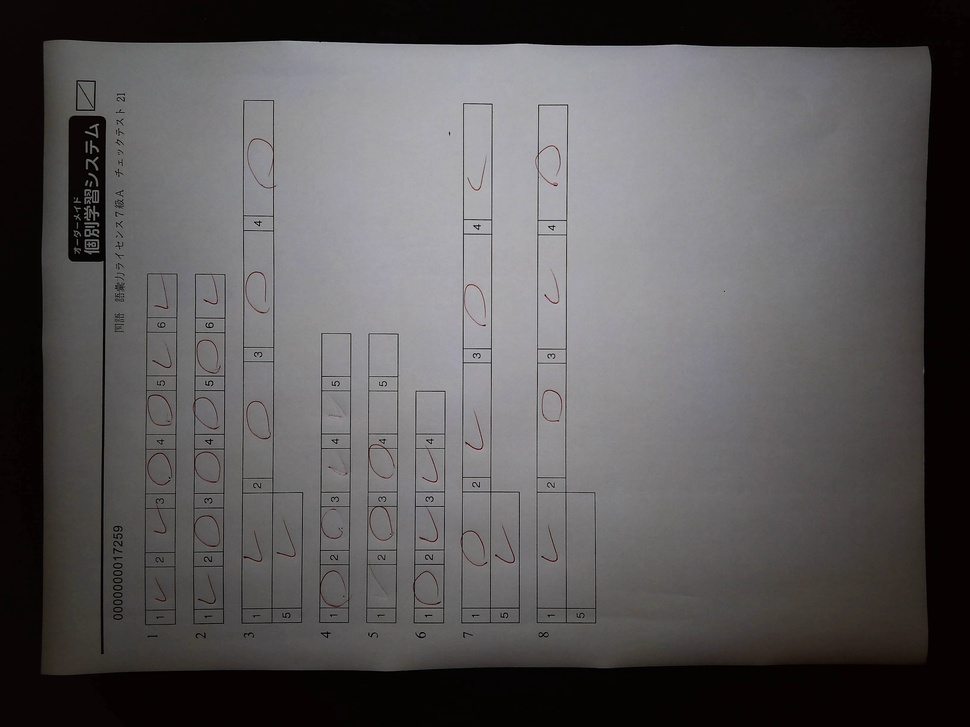
#> input picture problem1-data/input2.jpg, 970 x 727 px, shrunk from 3264 x 2448 before the run
$ python -i problem1.py   (imports and definitions only)
#> lines starting #> are read from the running program, lines starting #| are printed output that depends on the picture; after the words box and inside, x2 and y2 are one past the last pixel; in counts of white or black regions, pixels touching at a corner belong together
#> further down, picture is the input picture: shape (727, 970, 3); mean B, G, R 89, 88.3, 90.4
import cv2
import matplotlib.pyplot as plt
from numpy import ndarray


# [23 lines left out: function read_image, not called in this run]

def process_image(image: ndarray) -> ndarray:
    '''
    process_image(image)
    Processing the image, including 3 steps:
    - Convert image from BGR to gray.
    - Blur image.
    - Apply threshold.
    -------------
    Parameters
    -------------
    image: ndarray
        `image` refers to the image that needs processing.
    -------------
    Return
    -------------
    ndarray
        Ndarray formatted image that is processed (gray -> blur -> thresh).
    '''
    img_grey = cv2.cvtColor(image, cv2.COLOR_BGR2GRAY)
    blurred = cv2.GaussianBlur(img_grey, (7, 7), 0)
    thresh = cv2.adaptiveThreshold(
            blurred,
            255,
	        cv2.ADAPTIVE_THRESH_GAUSSIAN_C,
            cv2.THRESH_BINARY_INV, 21, 6
    )
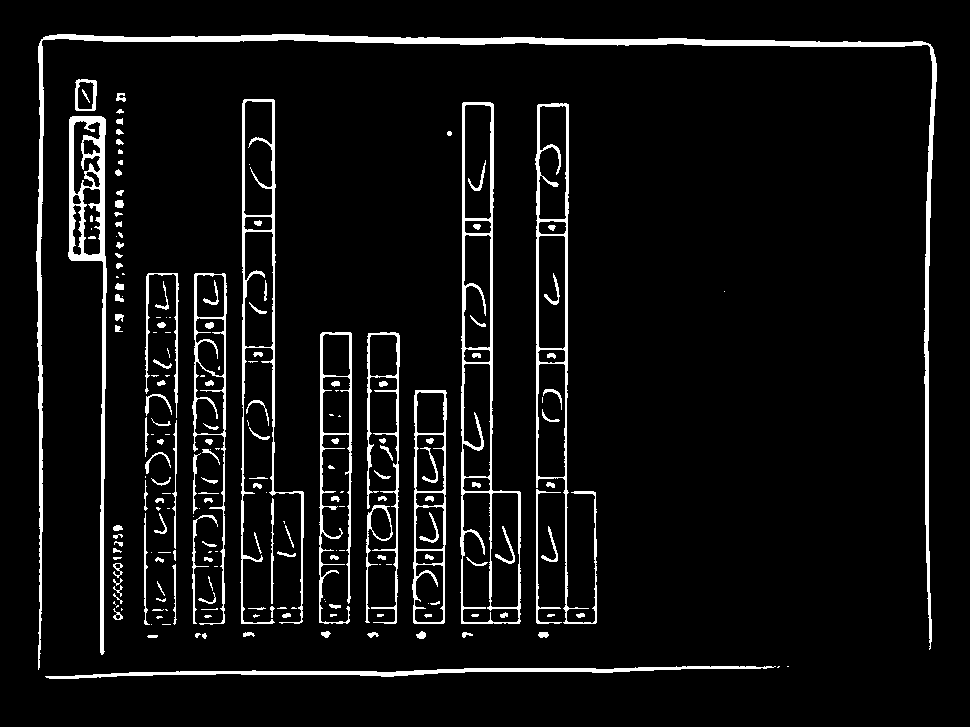
#> thresh: shape (727, 970); 6.3% white; 210 white regions (69 under 20 px), largest, box (x1, y1, x2, y2) and area: (36, 34, 937, 670) 10016, (460, 102, 521, 624) 4364, (68, 116, 107, 655) 4240
    return thresh

# [194 lines left out: functions find_contours, find_all_coordinates, find_crop_coordinates, horizontal_detect, vertical_detect, get_result, not called in this run]

# [11 lines not run here, left out]

>>> import cv2
>>> picture = cv2.imread('problem1-data/input2.jpg')
>>> result = process_image(picture)

$ run again, on problem1-data/input3.jpg
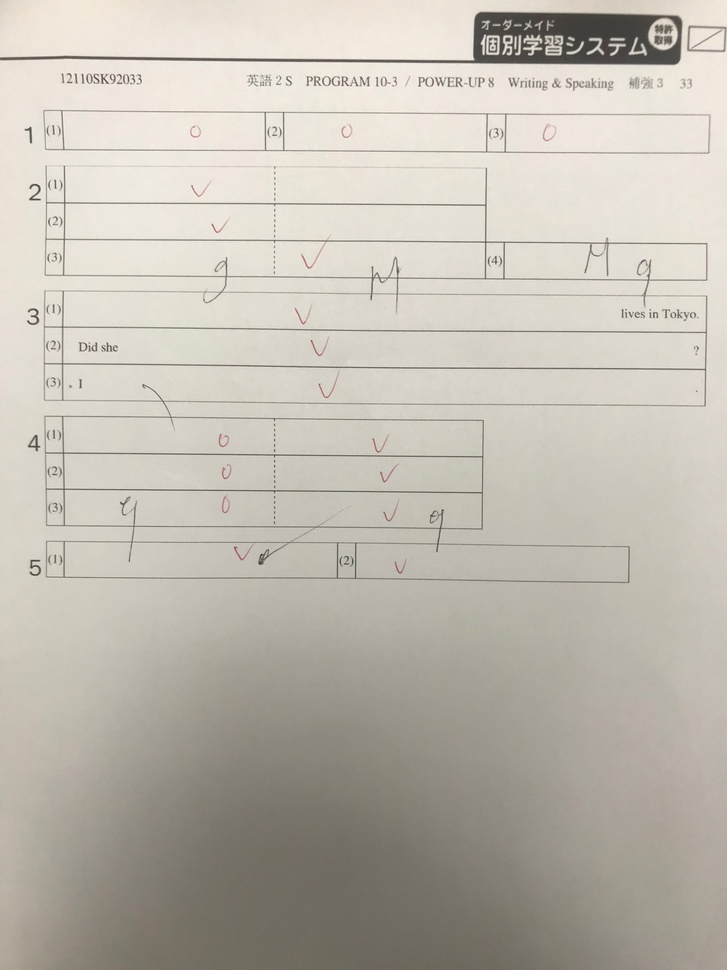
#> input picture problem1-data/input3.jpg, 727 x 970 px, shrunk from 1536 x 2048 before the run
#> picture is the input picture: shape (970, 727, 3); mean B, G, R 176.3, 187.1, 192.2
#> in process_image, `thresh = cv2.adaptiveThreshold( blurred, 255, cv2.ADAPTIVE_THRESH_GAUS..`:
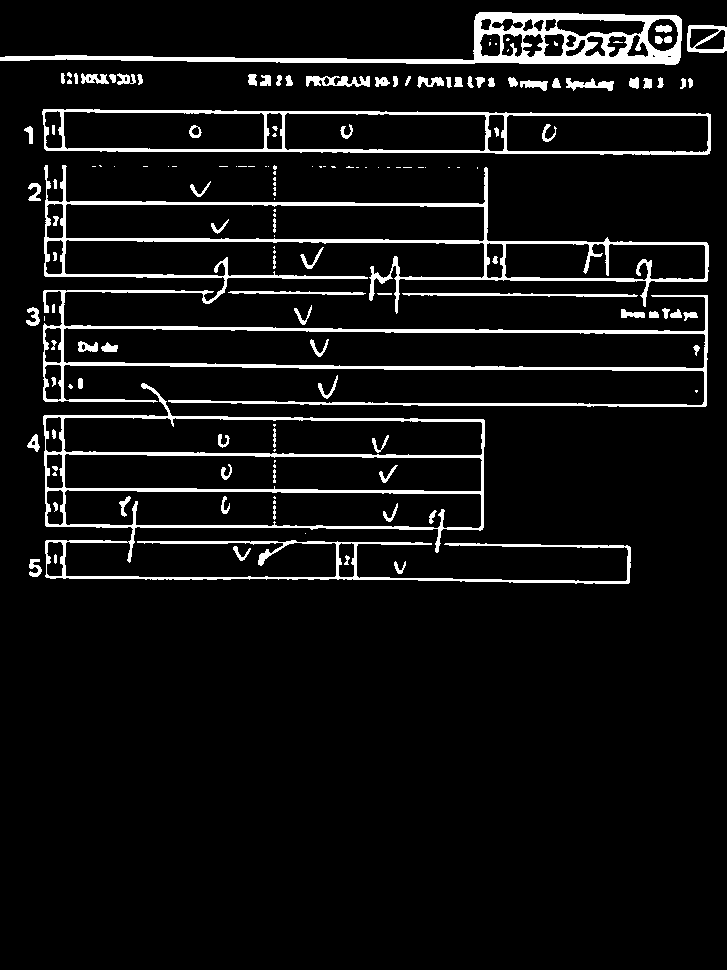
#> thresh: shape (970, 727); 6.9% white; 154 white regions (61 under 20 px), largest, box (x1, y1, x2, y2) and area: (43, 165, 709, 407) 16163, (43, 383, 631, 584) 10701, (0, 12, 682, 65) 7940

$ run again, on problem1-data/input4.jpg
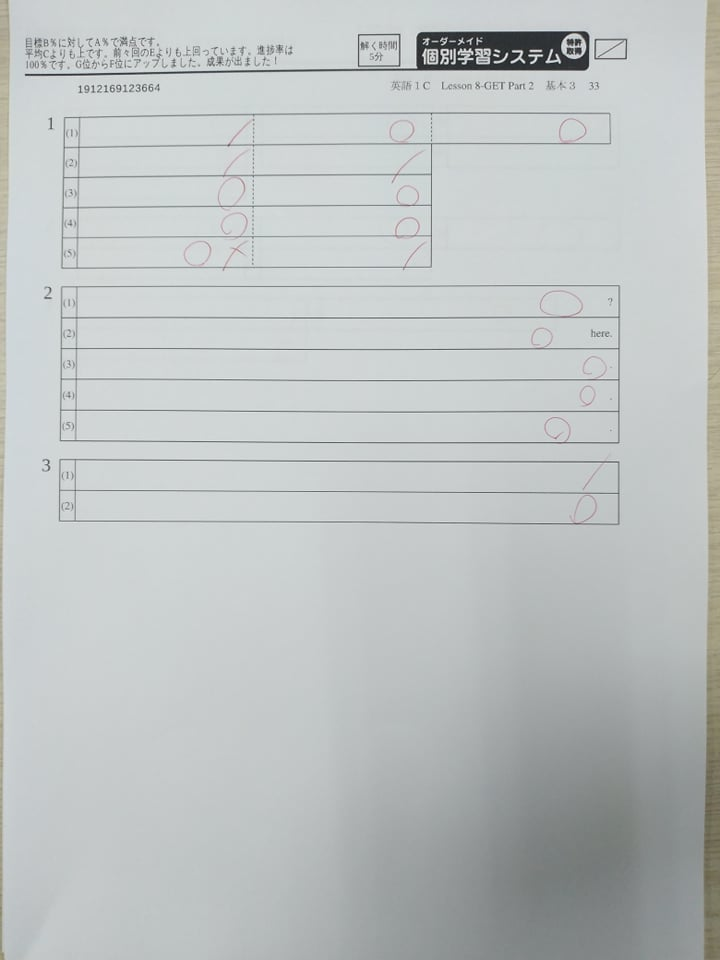
#> input picture problem1-data/input4.jpg, 720 x 960 px
#> picture is the input picture: shape (960, 720, 3); mean B, G, R 194.4, 194.4, 189.8
#> in process_image, `thresh = cv2.adaptiveThreshold( blurred, 255, cv2.ADAPTIVE_THRESH_GAUS..`:
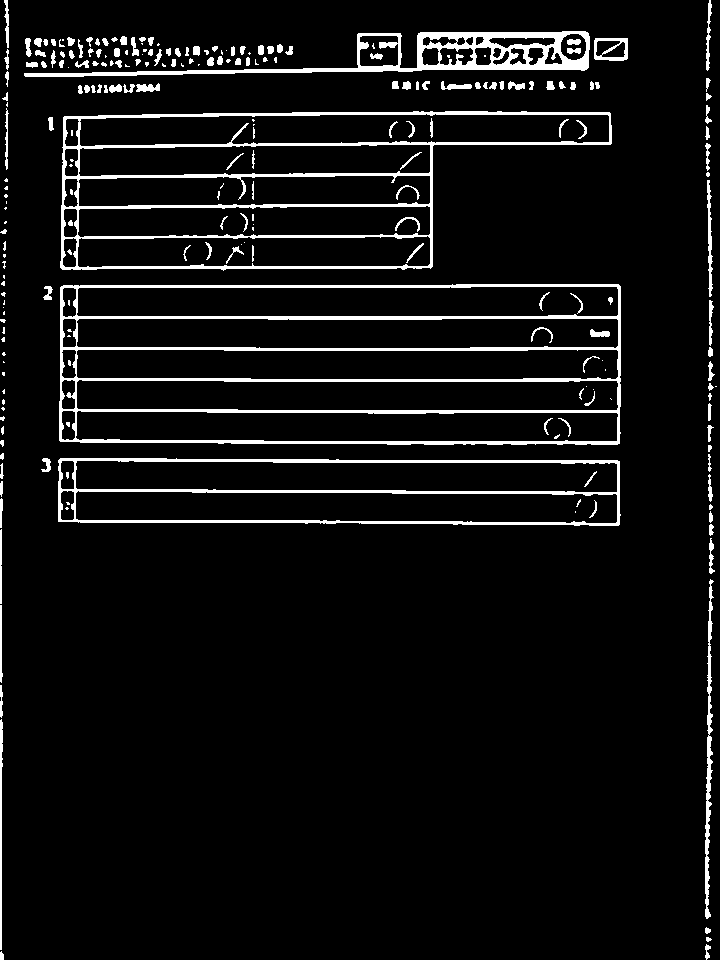
#> thresh: shape (960, 720); 6.3% white; 241 white regions (87 under 20 px), largest, box (x1, y1, x2, y2) and area: (59, 284, 621, 445) 12063, (60, 111, 612, 271) 9415, (24, 31, 590, 77) 5887

$ run again, on problem1-data/input5.jpg
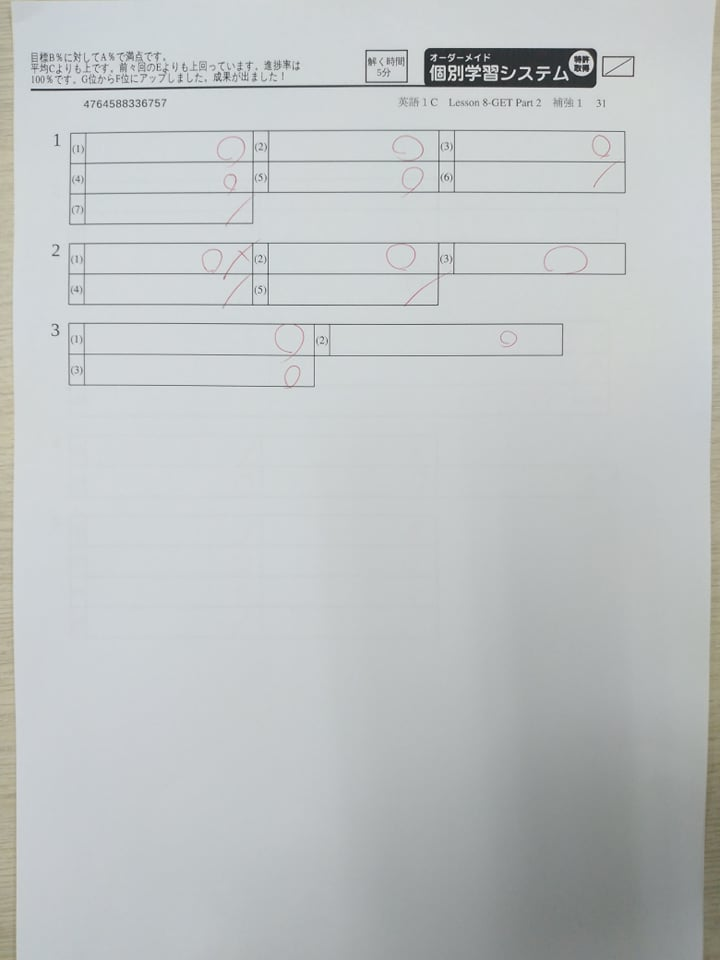
#> input picture problem1-data/input5.jpg, 720 x 960 px
#> picture is the input picture: shape (960, 720, 3); mean B, G, R 195.3, 194.4, 190.4
#> in process_image, `thresh = cv2.adaptiveThreshold( blurred, 255, cv2.ADAPTIVE_THRESH_GAUS..`:
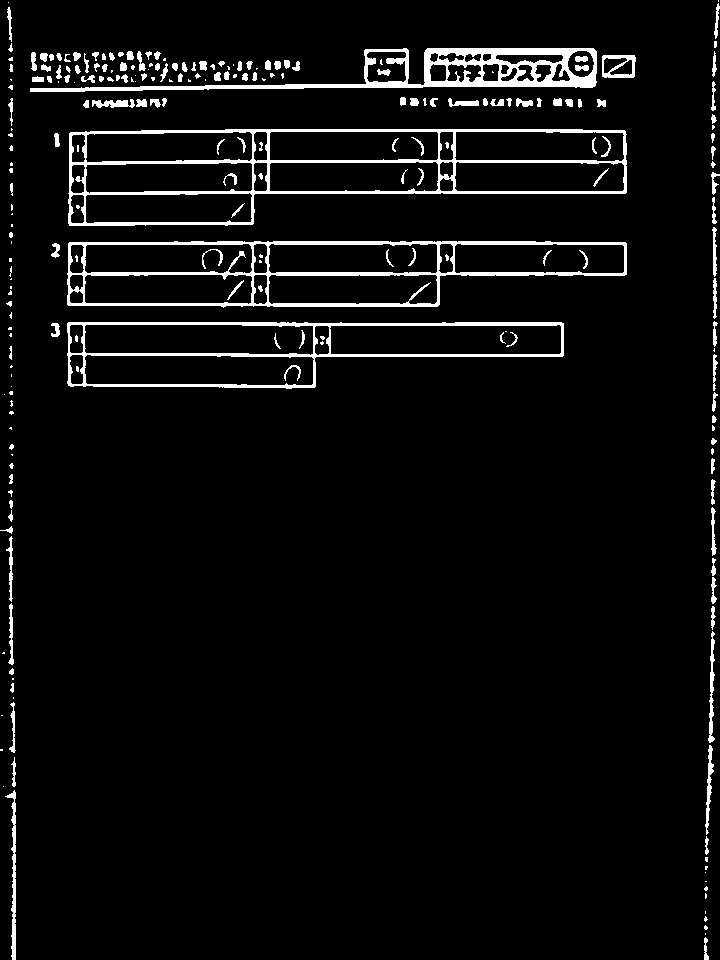
#> thresh: shape (960, 720); 5% white; 241 white regions (91 under 20 px), largest, box (x1, y1, x2, y2) and area: (68, 129, 627, 226) 7370, (67, 241, 627, 308) 6276, (30, 48, 597, 92) 6148
